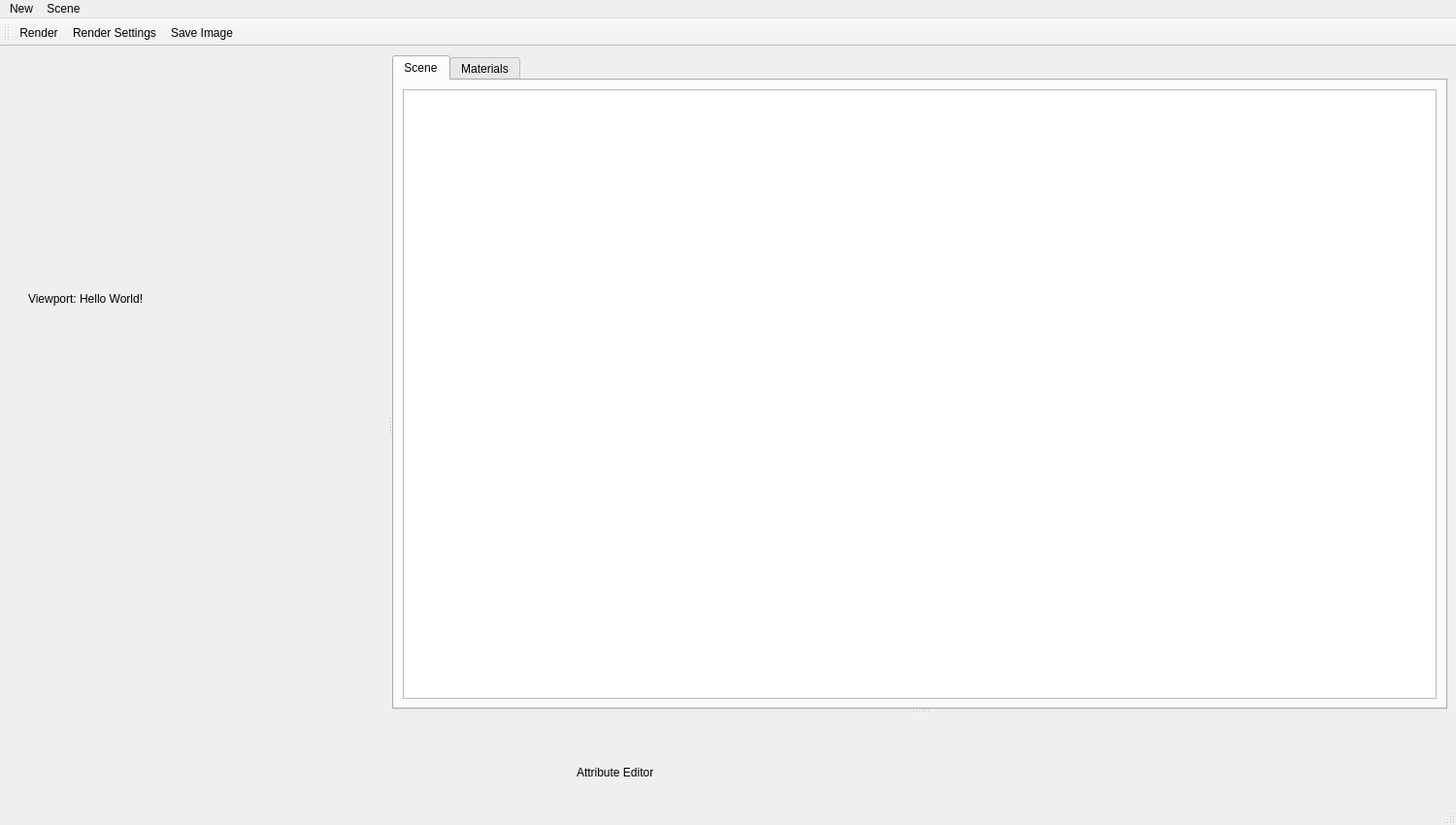
<?xml version="1.0" encoding="UTF-8"?>
<ui version="4.0">
 <class>MainWindow</class>
 <widget class="QMainWindow" name="MainWindow">
  <property name="geometry">
   <rect>
    <x>0</x>
    <y>0</y>
    <width>1500</width>
    <height>850</height>
   </rect>
  </property>
  <property name="windowTitle">
   <string>MainWindow</string>
  </property>
  <widget class="QWidget" name="centralwidget">
   <layout class="QHBoxLayout" name="horizontalLayout_3">
    <item>
     <widget class="QSplitter" name="horizontalSplitter">
      <property name="orientation">
       <enum>Qt::Horizontal</enum>
      </property>
      <widget class="QWidget" name="widget_2" native="true">
       <widget class="QLabel" name="label_2">
        <property name="geometry">
         <rect>
          <x>20</x>
          <y>200</y>
          <width>191</width>
          <height>101</height>
         </rect>
        </property>
        <property name="text">
         <string>Viewport: Hello World!</string>
        </property>
       </widget>
      </widget>
      <widget class="QSplitter" name="verticalSplitter">
       <property name="orientation">
        <enum>Qt::Vertical</enum>
       </property>
       <widget class="QTabWidget" name="tabWidget">
        <property name="currentIndex">
         <number>0</number>
        </property>
        <widget class="QWidget" name="sceneTab">
         <attribute name="title">
          <string>Scene</string>
         </attribute>
         <layout class="QHBoxLayout" name="horizontalLayout">
          <item>
           <widget class="QListWidget" name="sceneListWidget"/>
          </item>
         </layout>
        </widget>
        <widget class="QWidget" name="materialTab">
         <attribute name="title">
          <string>Materials</string>
         </attribute>
         <layout class="QHBoxLayout" name="horizontalLayout_2">
          <item>
           <widget class="QListWidget" name="materialListWidget"/>
          </item>
         </layout>
        </widget>
       </widget>
       <widget class="QWidget" name="widget" native="true">
        <widget class="QLabel" name="label">
         <property name="geometry">
          <rect>
           <x>190</x>
           <y>40</y>
           <width>111</width>
           <height>41</height>
          </rect>
         </property>
         <property name="text">
          <string>Attribute Editor</string>
         </property>
        </widget>
       </widget>
      </widget>
     </widget>
    </item>
   </layout>
  </widget>
  <widget class="QMenuBar" name="menubar">
   <property name="geometry">
    <rect>
     <x>0</x>
     <y>0</y>
     <width>1500</width>
     <height>22</height>
    </rect>
   </property>
   <widget class="QMenu" name="menuNew">
    <property name="title">
     <string>New</string>
    </property>
    <addaction name="actionNewCube"/>
    <addaction name="actionNewSphere"/>
    <addaction name="actionNewPlane"/>
    <addaction name="actionNewDisc"/>
    <addaction name="separator"/>
    <addaction name="actionNewLight"/>
    <addaction name="separator"/>
    <addaction name="actionNewDiffuseMaterial"/>
    <addaction name="actionNewSpecularMaterial"/>
   </widget>
   <widget class="QMenu" name="menuScene">
    <property name="title">
     <string>Scene</string>
    </property>
    <addaction name="actionNew_Scene"/>
    <addaction name="actionSave_Scene"/>
    <addaction name="actionLoad_Scene"/>
   </widget>
   <addaction name="menuNew"/>
   <addaction name="menuScene"/>
  </widget>
  <widget class="QStatusBar" name="statusbar"/>
  <widget class="QToolBar" name="toolBar">
   <property name="windowTitle">
    <string>toolBar</string>
   </property>
   <attribute name="toolBarArea">
    <enum>TopToolBarArea</enum>
   </attribute>
   <attribute name="toolBarBreak">
    <bool>false</bool>
   </attribute>
   <addaction name="actionRender"/>
   <addaction name="actionRender_Settings"/>
   <addaction name="actionSave_Image"/>
  </widget>
  <action name="actionRender">
   <property name="checkable">
    <bool>true</bool>
   </property>
   <property name="text">
    <string>Render</string>
   </property>
   <property name="toolTip">
    <string>Start rendering</string>
   </property>
  </action>
  <action name="actionSave_Image">
   <property name="text">
    <string>Save Image</string>
   </property>
   <property name="toolTip">
    <string>Save an image to disk</string>
   </property>
  </action>
  <action name="actionRender_Settings">
   <property name="text">
    <string>Render Settings</string>
   </property>
  </action>
  <action name="actionNewCube">
   <property name="text">
    <string>Cube</string>
   </property>
   <property name="toolTip">
    <string>Create a new cube</string>
   </property>
  </action>
  <action name="actionNewSphere">
   <property name="text">
    <string>Sphere</string>
   </property>
   <property name="toolTip">
    <string>Create a new sphere</string>
   </property>
  </action>
  <action name="actionNewPlane">
   <property name="text">
    <string>Plane</string>
   </property>
   <property name="toolTip">
    <string>Create a new plane</string>
   </property>
  </action>
  <action name="actionNewDiffuseMaterial">
   <property name="text">
    <string>Diffuse Material</string>
   </property>
   <property name="toolTip">
    <string>Create a new diffuse material</string>
   </property>
  </action>
  <action name="actionNewDisc">
   <property name="text">
    <string>Disc</string>
   </property>
   <property name="toolTip">
    <string>Create a new disc</string>
   </property>
  </action>
  <action name="actionNewLight">
   <property name="text">
    <string>Light</string>
   </property>
   <property name="toolTip">
    <string>Create a new light</string>
   </property>
  </action>
  <action name="actionSave_Scene">
   <property name="text">
    <string>Save Scene</string>
   </property>
  </action>
  <action name="actionLoad_Scene">
   <property name="text">
    <string>Load Scene</string>
   </property>
  </action>
  <action name="actionNew_Scene">
   <property name="text">
    <string>New Scene</string>
   </property>
  </action>
  <action name="actionNewSpecularMaterial">
   <property name="text">
    <string>Specular Material</string>
   </property>
   <property name="toolTip">
    <string>Create a new specular material</string>
   </property>
  </action>
 </widget>
 <resources/>
 <connections/>
</ui>
